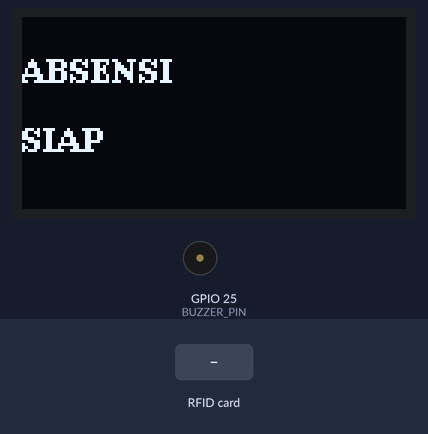
Bench run of a sketch on a simulated ESP32. On the bench: 128×64 one-colour display, buzzer (waves = sounding). The test bench sets the inputs (shaded band). WiFi joins after 1.5 s; servers stay silent unless stated; the local clock reads 2024-03-15 10:24:30 at power-on unless the sketch sets it; EEPROM starts erased; what the sketch prints to the serial monitor is not drawn.

Above: at 3.8 s.
3.9 s: RFID card 5E 7A 19 C4 held to the reader
At 4.5 s:
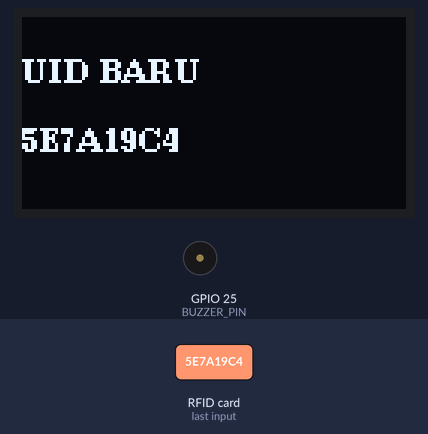
5.5 s: RFID card 5E 7A 19 C4 held to the reader
At 15.9 s:
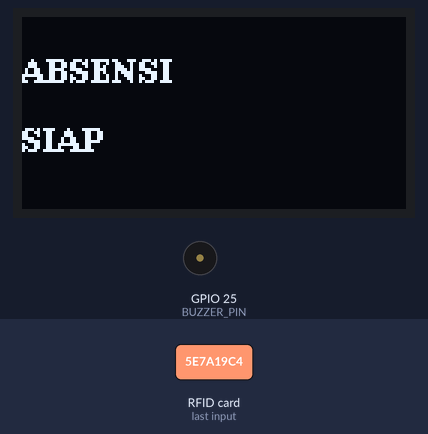
Timing chart, 0 to 17.0 s (numbered marks = the images above; inputs shaded):
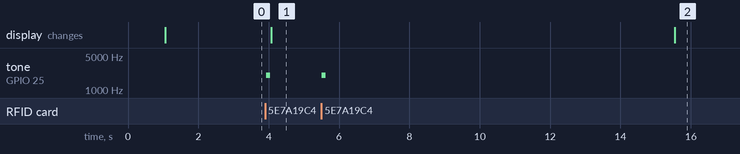

Measured:
- after the input at 3.9 s, tone on GPIO 25 (BUZZER_PIN): silent → 2000 Hz at once, → silent 0.12 s later; the display: changes after 0.17 s (image 1)
- after the input at 5.5 s, tone on GPIO 25 (BUZZER_PIN): silent → 2000 Hz at once, → silent 0.12 s later

The sketch:

rfidtestt.ino
```cpp
#include <WiFi.h>
#include <WebServer.h>
#include <SPI.h>
#include <MFRC522.h>
#include <Wire.h>
#include <U8g2lib.h>
#include <EEPROM.h>
#include <time.h>

/* ===== WIFI ===== */
const char* ssid = "Hpras199";
const char* password = "gohma8888";

/* ===== RFID ===== */
#define SS_PIN 5
#define RST_PIN 27
MFRC522 rfid(SS_PIN, RST_PIN);

/* ===== OLED ===== */
U8G2_SSD1306_128X64_NONAME_F_HW_I2C oled(U8G2_R0);

/* ===== BUZZER ===== */
#define BUZZER_PIN 25
#define BUZZER_CH 0

/* ===== EEPROM ===== */
#define EEPROM_SIZE 4096
#define MAX_USER 20
#define MAX_LOG 30

#define ADDR_USERCOUNT 0
#define ADDR_USERS     4
#define ADDR_LOGCOUNT  800
#define ADDR_LOGS      804

struct User {
  char uid[12];
  char name[20];
};

struct LogAbsensi {
  char name[20];
  char waktu[24];
};

User users[MAX_USER];
LogAbsensi logs[MAX_LOG];
int userCount = 0;
int logCount = 0;

/* ===== SERVER ===== */
WebServer server(80);
String lastUID = "-";

/* ===== TIME ===== */
const char* ntpServer = "pool.ntp.org";
const long gmtOffset_sec = 7 * 3600;

/* ===== OLED IDLE ===== */
unsigned long lastScanMillis = 0;
const unsigned long IDLE_TIMEOUT = 10000;
bool oledIdle = true;

/* ===== BUZZER ===== */
void beep() {
  ledcWriteTone(BUZZER_CH, 2000);
  delay(120);
  ledcWriteTone(BUZZER_CH, 0);
}

/* ===== OLED ===== */
void showOLED(String a, String b) {
  oled.clearBuffer();
  oled.setFont(u8g2_font_ncenB08_tr);
  oled.drawStr(0, 22, a.c_str());
  oled.drawStr(0, 45, b.c_str());
  oled.sendBuffer();
}

/* ===== EEPROM ===== */
void loadData() {
  EEPROM.get(ADDR_USERCOUNT, userCount);
  EEPROM.get(ADDR_USERS, users);
  EEPROM.get(ADDR_LOGCOUNT, logCount);
  EEPROM.get(ADDR_LOGS, logs);

  if (userCount < 0 || userCount > MAX_USER) userCount = 0;
  if (logCount < 0 || logCount > MAX_LOG) logCount = 0;
}

void saveData() {
  EEPROM.put(ADDR_USERCOUNT, userCount);
  EEPROM.put(ADDR_USERS, users);
  EEPROM.put(ADDR_LOGCOUNT, logCount);
  EEPROM.put(ADDR_LOGS, logs);
  EEPROM.commit();
}

/* ===== UTIL ===== */
int findUser(String uid) {
  for (int i = 0; i < userCount; i++) {
    if (uid == users[i].uid) return i;
  }
  return -1;
}

String getTimeStr() {
  struct tm timeinfo;
  if (!getLocalTime(&timeinfo)) return "-";
  char buf[24];
  strftime(buf, sizeof(buf), "%d-%m-%Y %H:%M:%S", &timeinfo);
  return String(buf);
}

/* ===== WEB ===== */
String webpage() {
  int idx = findUser(lastUID);

  String page = R"rawliteral(
<!DOCTYPE html>
<html>
<head>
<meta charset="UTF-8">
<title>Sistem Absensi Kantor</title>
<style>
body{
  margin:0;
  font-family: Arial, Helvetica, sans-serif;
  background:#f4f6f9;
}
.header{
  background:#1e293b;
  color:white;
  padding:15px 30px;
  font-size:22px;
  font-weight:bold;
}
.container{
  padding:30px;
}
.card{
  background:white;
  padding:20px;
  border-radius:10px;
  box-shadow:0 4px 10px rgba(0,0,0,0.08);
  margin-bottom:25px;
}
.label{
  font-weight:bold;
  margin-bottom:5px;
}
.uid-box{
  font-size:18px;
  color:#2563eb;
  margin-bottom:15px;
}
input{
  width:100%;
  padding:10px;
  border-radius:6px;
  border:1px solid #ccc;
  margin-bottom:10px;
}
button{
  background:#2563eb;
  color:white;
  border:none;
  padding:10px 18px;
  border-radius:6px;
  cursor:pointer;
}
button:hover{
  background:#1e40af;
}
table{
  width:100%;
  border-collapse:collapse;
  margin-top:10px;
}
th, td{
  padding:10px;
  border-bottom:1px solid #e5e7eb;
  text-align:left;
}
th{
  background:#e5e7eb;
}
.footer{
  text-align:center;
  color:#6b7280;
  margin-top:30px;
  font-size:13px;
}
</style>
</head>
<body>

<div class="header">SISTEM ABSENSI KANTOR</div>

<div class="container">

  <div class="card">
    <div class="label">UID Terakhir</div>
    <div class="uid-box">)rawliteral";

  page += lastUID;

  page += R"rawliteral(</div>

    <form action="/save">
      <div class="label">Nama Karyawan</div>
      <input name="nama" placeholder="Masukkan nama karyawan" value=")rawliteral";

  if (idx != -1) page += users[idx].name;

  page += R"rawliteral(">
      <button>Simpan / Update</button>
    </form>
  </div>

  <div class="card">
    <div class="label">Log Absensi</div>
    <table>
      <tr>
        <th>No</th>
        <th>Nama</th>
        <th>Waktu</th>
      </tr>
)rawliteral";

  for (int i = 0; i < logCount; i++) {
    page += "<tr><td>" + String(i+1) + "</td><td>";
    page += logs[i].name;
    page += "</td><td>";
    page += logs[i].waktu;
    page += "</td></tr>";
  }

  page += R"rawliteral(
    </table>
  </div>

  <div class="footer">
    © Sistem Absensi ESP32 • RFID • OLED
  </div>

</div>
</body>
</html>
)rawliteral";

  return page;
}

/* ===== SETUP ===== */
void setup() {
  Serial.begin(115200);
  delay(1000);

  EEPROM.begin(EEPROM_SIZE);
  loadData();

  ledcSetup(BUZZER_CH, 2000, 8);
  ledcAttachPin(BUZZER_PIN, BUZZER_CH);

  Wire.begin(21,22);
  oled.begin();
  showOLED("ABSENSI", "SIAP");

  SPI.begin();            // 🔥 FIX RFID
  rfid.PCD_Init();

  Serial.println("CONNECT WIFI...");
  WiFi.begin(ssid, password);

  unsigned long t = millis();
  while (WiFi.status() != WL_CONNECTED) {
    delay(500);
    Serial.print(".");
    if (millis() - t > 20000) break;
  }

  if (WiFi.status() == WL_CONNECTED) {
    Serial.println("\nWIFI CONNECTED");
    Serial.print("IP: ");
    Serial.println(WiFi.localIP());
  } else {
    Serial.println("\nWIFI GAGAL");
  }

  configTime(gmtOffset_sec, 0, ntpServer);

  server.on("/", [](){ server.send(200,"text/html",webpage()); });

  server.on("/save", [](){
    if (lastUID == "-" || server.arg("nama") == "") {
      server.send(400,"text/plain","Gagal");
      return;
    }

    String nama = server.arg("nama");
    int idx = findUser(lastUID);

    if (idx != -1) {
      nama.toCharArray(users[idx].name, 20);
    } else if (userCount < MAX_USER) {
      lastUID.toCharArray(users[userCount].uid, 12);
      nama.toCharArray(users[userCount].name, 20);
      userCount++;
    }

    saveData();
    server.sendHeader("Location","/");
    server.send(303);
  });

  server.begin();
}

/* ===== LOOP ===== */
void loop() {
  server.handleClient();

  if (!oledIdle && millis() - lastScanMillis > IDLE_TIMEOUT) {
    showOLED("ABSENSI", "SIAP");
    oledIdle = true;
    lastUID = "-";
  }

  if (!rfid.PICC_IsNewCardPresent()) return;
  if (!rfid.PICC_ReadCardSerial()) return;

  lastScanMillis = millis();
  oledIdle = false;

  lastUID = "";
  for (byte i = 0; i < rfid.uid.size; i++) {
    if (rfid.uid.uidByte[i] < 0x10) lastUID += "0";
    lastUID += String(rfid.uid.uidByte[i], HEX);
  }
  lastUID.toUpperCase();

  Serial.println("SCAN: " + lastUID);
  beep();

  int idx = findUser(lastUID);
  if (idx != -1 && logCount < MAX_LOG) {
    String waktu = getTimeStr();
    strcpy(logs[logCount].name, users[idx].name);
    waktu.toCharArray(logs[logCount].waktu, 24);
    logCount++;
    saveData();
    showOLED("HALO", users[idx].name);
  } else {
    showOLED("UID BARU", lastUID);
  }

  rfid.PICC_HaltA();
  delay(800);
}
```
